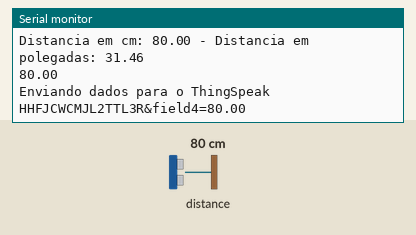
Bench run of a sketch on a simulated ESP8266 (NodeMCU). Shown: the last lines printed to the serial monitor. The inputs (shaded band) are chosen by the test bench; at power-on: distance to the obstacle 80 cm. The echo pulse lasts 58.3 µs per cm; WiFi joins after 1.5 s; servers stay silent unless stated; random numbers use the default seed unless the sketch sets one.

Above: at 2.7 s.
2.8 s: distance to the obstacle set to 2 cm
At 4.91 s:
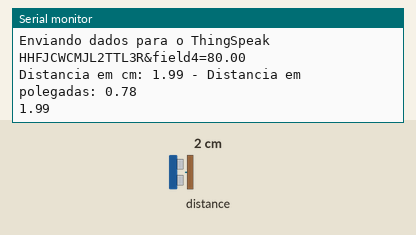
6.9 s: distance to the obstacle set to 4 cm
At 9.0 s:
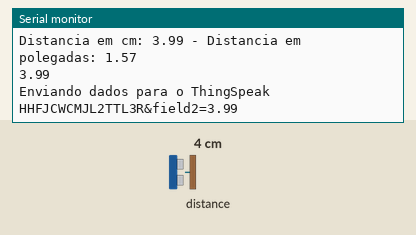
Timing chart, 0 to 10.5 s (numbered marks = the images above; inputs shaded):
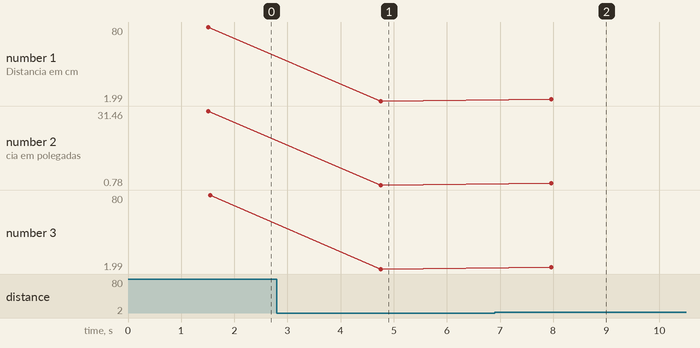

Measured:
- after the input at 2.8 s, the serial monitor: prints a new line after 2.0 s (image 1)
- after the input at 6.9 s, the serial monitor: prints a new line after 1.1 s (image 2)
- plotted number 1: 80 → 1.99 after the input at 2.8 s, 1.99 → 3.99 after the input at 6.9 s
- plotted number 2: 31.46 → 0.78 after the input at 2.8 s, 0.78 → 1.57 after the input at 6.9 s
- plotted number 3: 80 → 1.99 after the input at 2.8 s, 1.99 → 3.99 after the input at 6.9 s

The sketch:

smart_bin.ino
```cpp
#include <SoftwareSerial.h>
#include <Ultrasonic.h>
#include <ESP8266WiFi.h>

// defines pins numbers
#define pino_trigger 2 //D4
#define pino_echo 0    //D3

/* WiFi credenciais */
char ssid[] = "NV_FROES";
char pass[] = "<SENHA>";

WiFiClient client;

/* Thinkspeak*/
String apiKey = "HHFJCWCMJL2TTL3R";
const char* server = "api.thingspeak.com";

//Inicializa o sensor nos pinos definidos acima
Ultrasonic ultrasonic(pino_trigger, pino_echo);

//Simulando 4 lixeiras
long lixeiraID;


void setup() {
  Serial.begin(9600);
  Serial.println("Lendo dados do sensor...");

  //Conectando ao Wi-Fi
  connectWifi();
}

void loop() {
  //Le as informacoes do sensor, em cm e pol
  float cmMsec, inMsec;
  long microsec = ultrasonic.timing();
  cmMsec = ultrasonic.convert(microsec, Ultrasonic::CM);
  inMsec = ultrasonic.convert(microsec, Ultrasonic::IN);
  //Exibe informacoes no serial monitor
  Serial.print("Distancia em cm: ");
  Serial.print(cmMsec);
  Serial.print(" - Distancia em polegadas: ");
  Serial.println(inMsec);

  String data = String(cmMsec);
  Serial.println(data);

  //Gera lixeira e envia para TS
  lixeiraID = random(1, 5);
  sendDataTS(cmMsec, lixeiraID);

  delay(2000);
}

/***************************************************
 * Conectando a rede Wi-Fi
 **************************************************/
void connectWifi(){
  Serial.print("Connecting to "+ *ssid);
  WiFi.begin(ssid, pass);
  while (WiFi.status() != WL_CONNECTED) {
    delay(500);
    Serial.print(".");
  }
  Serial.println("");
  Serial.print("Conectado na rede ");
  Serial.println(ssid);
  Serial.print("IP: ");
  Serial.println(WiFi.localIP());
}

/***************************************************
 * Enviando os Dados do Sensor Ultrasonico  para o ThingSpeak
 **************************************************/
void sendDataTS(float cmMsec, long id){
   if (client.connect(server, 80)) {
     Serial.println("Enviando dados para o ThingSpeak ");
     String postStr = apiKey;
     postStr += "&field";
     postStr += id;
     postStr += "=";
     postStr += String(cmMsec);
     postStr += "\r\n\r\n";

     Serial.println(postStr);

     client.print("POST /update HTTP/1.1\n");
     client.print("Host: api.thingspeak.com\n");
     client.print("Connection: close\n");
     client.print("X-THINGSPEAKAPIKEY: " + apiKey + "\n");
     client.print("Content-Type: application/x-www-form-urlencoded\n");
     client.print("Content-Length: ");
     client.print(postStr.length());
     client.print("\n\n");
     client.print(postStr);
     delay(1000);
   }
   client.stop();
}
```
